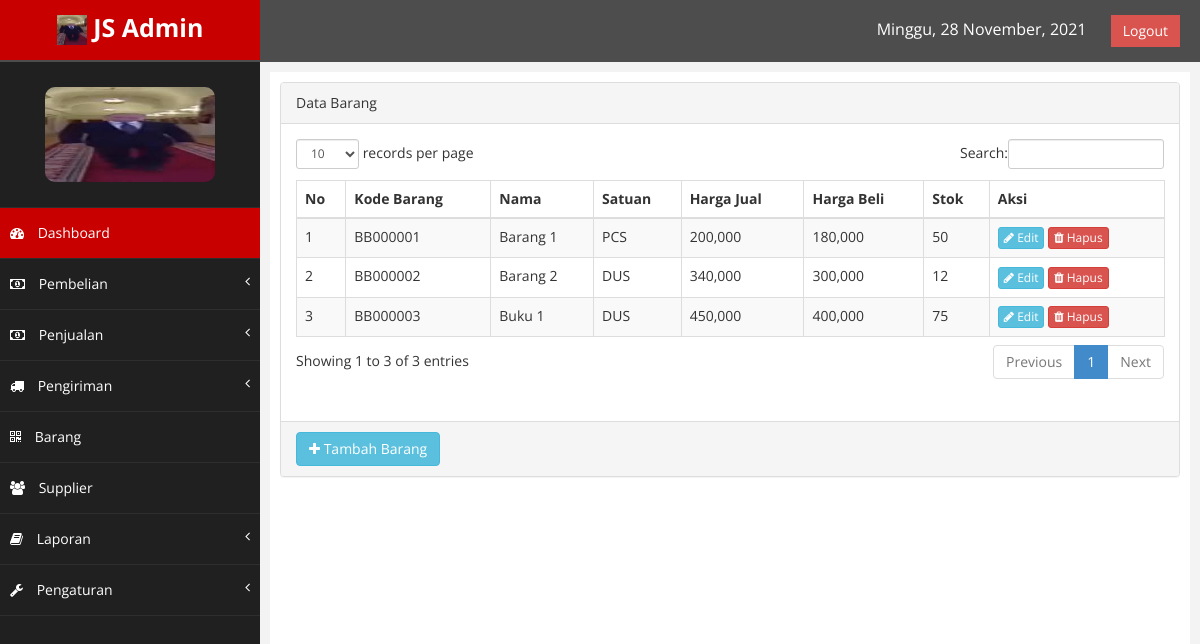
The page /index.php?page=barang (signed in) on the database its author committed.
### tables this page shows
CREATE TABLE IF NOT EXISTS `barang` (
  `kd_barang` varchar(8) NOT NULL,
  `nama_barang` varchar(60) NOT NULL,
  `satuan` varchar(20) NOT NULL,
  `harga_jual` int(15) NOT NULL,
  `harga_beli` int(15) NOT NULL,
  `stok` int(4) NOT NULL,
  `status` enum('1','0') NOT NULL DEFAULT '0',
  PRIMARY KEY (`kd_barang`)
);

### class/class.php (called while the page is built, shortened)
<?php
	class Barang{
		public function tampil_barang(){
			$qry = mysql_query("SELECT * FROM barang ORDER BY nama_barang ASC");
			while ($pecah = mysql_fetch_array($qry)) {
				$data[] = $pecah;
			}
			return $data;
		}
	}
	$barang = new Barang();
?>

### barang.php (the view, shortened to what this page needs)
<div class="row">
    <div class="col-md-12">
        <div class="panel panel-default">
            <div class="panel-heading">
                Data Barang
            </div>
            <div class="panel-body">
                <div class="table">
                    <table class="table table-striped table-bordered table-hover" id="tabelku">
                        <thead>
                            <tr>
                                <th>No</th>
                                <th>Kode Barang</th>
                                <th>Nama</th>
                                <th>Satuan</th>
                                <th>Harga Jual</th>
                                <th>Harga Beli</th>
                                <th>Stok</th>
                                <th>Aksi</th>
                            </tr>
                        </thead>
                        <tbody>
                            <?php
                                $brg = $barang->tampil_barang();
                                foreach ($brg as $index => $data) {
                            ?>
                            <tr class="odd gradeX">
                                <td><?php echo $index + 1; ?></td>
                                <td><?php echo $data['kd_barang']; ?></td>
                                <td><?php echo $data['nama_barang']; ?></td>
                                <td><?php echo $data['satuan']; ?></td>
                                <td><?php echo number_format($data['harga_jual']); ?></td>
                                <td><?php echo number_format($data['harga_beli']); ?></td>
                                <td><?php echo $data['stok']; ?></td>
                                <td>
                                    <a href="index.php?page=ubahbarang&id=<?php echo $data['kd_barang']; ?>" class="btn btn-info btn-xs"><i class="fa fa-pencil"></i> Edit</a>
                                    <a href="index.php?page=barang&hapus=<?php echo $data['kd_barang']; ?>" class="btn btn-danger btn-xs" id="alertHapus"><i class="fa fa-trash"></i> Hapus</a>
                                </td>
                            </tr>
                            <?php } ?>
                        </tbody>
                    </table>
                </div>
            </div>
            <div class="panel-footer">
                <a href="index.php?page=tambahbarang" class="btn btn-info"><i class="fa fa-plus"></i> Tambah Barang</a>
            </div>
        </div>
    </div>
</div>

### assets/css/custom.css (style rules this page uses)
body { font-family: 'Open Sans', sans-serif; }

### rows shown on the page
barang: kd_barang "BB000001", nama_barang "Barang 1", satuan "PCS", harga_jual "200,000", harga_beli "180,000", stok "50"
barang: kd_barang "BB000002", nama_barang "Barang 2", satuan "DUS", harga_jual "340,000", harga_beli "300,000", stok "12"
barang: kd_barang "BB000003", nama_barang "Buku 1", satuan "DUS", harga_jual "450,000", harga_beli "400,000", stok "75"
